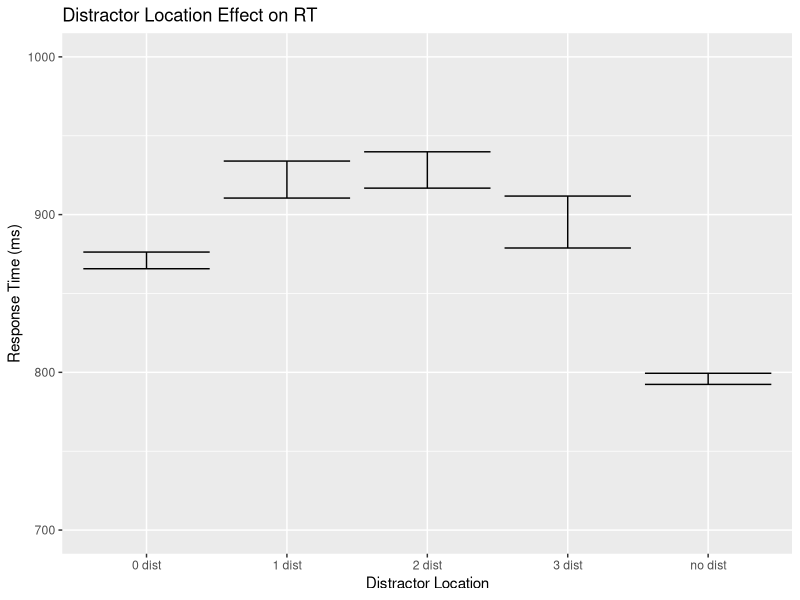

Generate this figure with R: (Note: this script raises an error after producing the figure.)
## ---- chunk 1
library(tidyverse) 
library(tidyr)
## ---- chunk 2

pilot <- read_csv("p01/data/pilot_final.csv", show_col_types = FALSE)
  
## ---- chunk 3
pilot$relative_hp_dist[pilot$relative_hp_dist == 10] <- "no dist"
pilot$relative_hp_dist[pilot$relative_hp_dist == 0] <- "0 dist"
pilot$relative_hp_dist[pilot$relative_hp_dist == 1] <- "1 dist"
pilot$relative_hp_dist[pilot$relative_hp_dist == 2] <- "2 dist"
pilot$relative_hp_dist[pilot$relative_hp_dist == 3] <- "3 dist"

pilot$RT <- pilot$RT *1000
## ---- chunk 4

dist_means <- pilot %>%
  group_by(relative_hp_dist) %>%
  summarize(mean_rts=mean(RT),
            sd_rt=sd(RT),
            n_rt=n(),
            se=sd_rt/sqrt(n_rt),
            upper_limit=mean_rts+se,
            lower_limit=mean_rts-se
  )
dist_means

## ---- chunk 5
# Create a barplot of the number of fish encounters by species
ggplot(data = dist_means, aes(x = relative_hp_dist, y = mean_rts)) +
  ylim(700, 1000)+
  geom_bar(stat = "identity") +
  geom_errorbar(aes(ymin=lower_limit, ymax=upper_limit))+
  labs(x = "Distractor Location", y = "Response Time (ms)")+
  labs(title = "Distractor Location Effect on RT")
  
## ---- chunk 6
# Create a barplot of the number of fish encounters by species
ggplot(data = fish_encounters, aes(x = species, y = count)) +
  geom_bar(stat = "identity") +
  labs(x = "Species", y = "Number of Fish Encounters")
  
